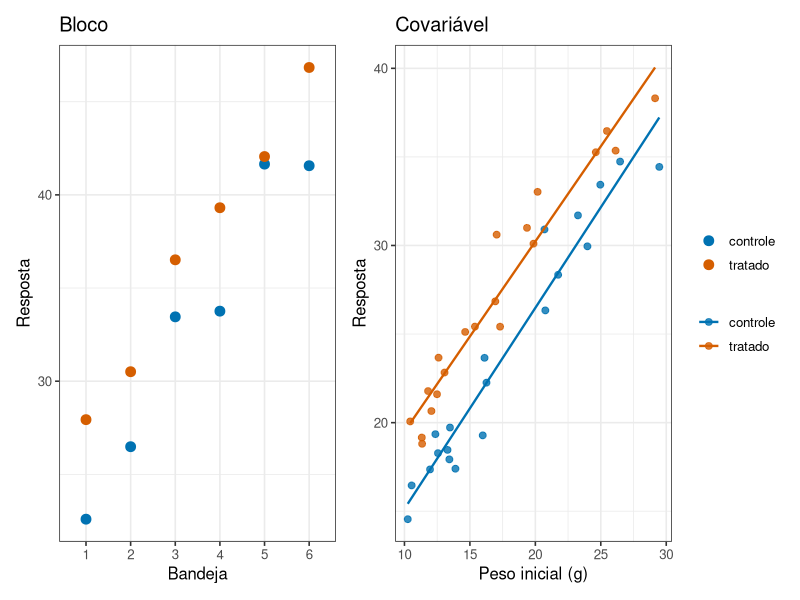
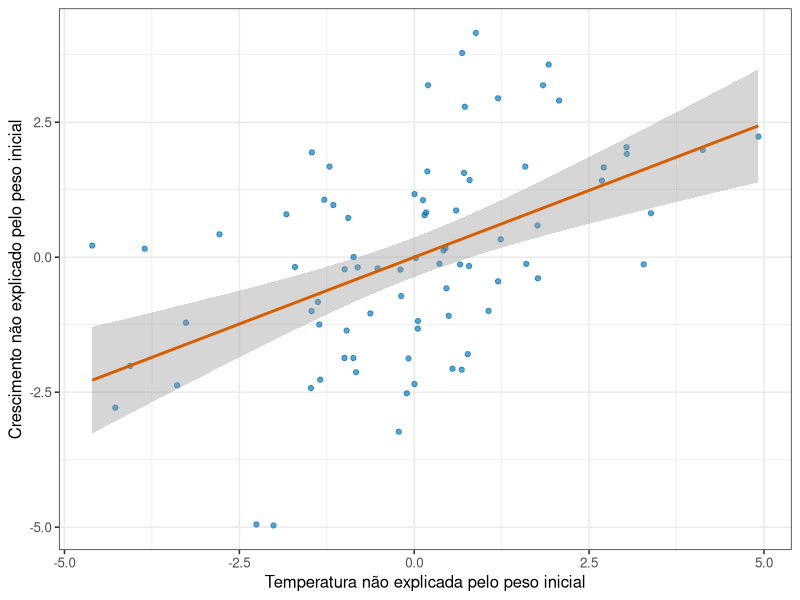
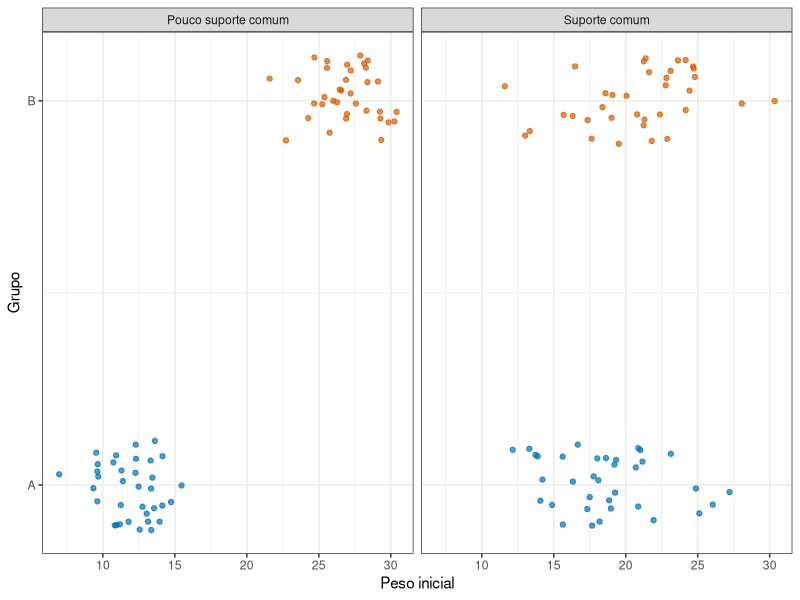

The R script that drew these images, in order:
## ---- chunk 1
#| include: false
library(tidyverse)
theme_set(theme_bw(base_size = 12))
## ---- chunk 2
#| echo: false
#| label: fig-bloco-covariavel
#| fig-cap: "Duas maneiras de descontar uma variação conhecida. À esquerda, unidades agrupadas em bandejas; à direita, uma medida contínua registrada em cada unidade."
#| fig-alt: "Dois painéis. No da esquerda, seis colunas de pontos com médias crescentes, e em cada coluna o ponto do grupo tratado fica acima do controle. No da direita, uma nuvem de pontos ascendente com duas retas paralelas, a do grupo tratado acima da do controle."
#| fig-height: 3.6
bandejas <- tibble(
  bandeja = rep(1:6, each = 2),
  grupo = rep(c("controle", "tratado"), times = 6)
) |>
  mutate(resposta = 20 + 4 * bandeja + if_else(grupo == "tratado", 3, 0) + rnorm(12, 0, 1))

inicial <- tibble(
  peso_inicial = runif(40, 10, 30),
  grupo = rep(c("controle", "tratado"), length.out = 40)
) |>
  mutate(resposta = 5 + 1.1 * peso_inicial + if_else(grupo == "tratado", 3, 0) + rnorm(40, 0, 1.5))

p_bloco <- ggplot(bandejas, aes(x = factor(bandeja), y = resposta, colour = grupo)) +
  geom_point(size = 3) +
  scale_colour_manual(values = c(controle = "#0072B2", tratado = "#D55E00")) +
  labs(title = "Bloco", x = "Bandeja", y = "Resposta", colour = NULL)

p_cov <- ggplot(inicial, aes(x = peso_inicial, y = resposta, colour = grupo)) +
  geom_point(size = 2, alpha = 0.8) +
  geom_smooth(method = "lm", se = FALSE, linewidth = 0.8) +
  scale_colour_manual(values = c(controle = "#0072B2", tratado = "#D55E00")) +
  labs(title = "Covariável", x = "Peso inicial (g)", y = "Resposta", colour = NULL)

patchwork::wrap_plots(p_bloco, p_cov, ncol = 2, guides = "collect")
## ---- chunk 3
#| code-fold: true
#| code-summary: "Ver os dois ajustes em R"
modelo_com_bloco <- lm(resposta ~ grupo + factor(bandeja), data = bandejas)
modelo_com_covariavel <- lm(resposta ~ grupo + peso_inicial, data = inicial)

bind_rows(
  tibble(modelo = "bloco",
         termo = names(coef(modelo_com_bloco)),
         estimativa = coef(modelo_com_bloco)),
  tibble(modelo = "covariável",
         termo = names(coef(modelo_com_covariavel)),
         estimativa = coef(modelo_com_covariavel))
)
## ---- chunk 4
#| code-fold: true
#| code-summary: "Ver um coeficiente parcial por resíduos"
#| label: fig-coeficiente-parcial
#| fig-cap: "Relação parcial entre temperatura e crescimento depois de retirar linearmente o peso inicial de ambas as variáveis."
#| fig-alt: "Nuvem de resíduos centrada em zero com uma reta ascendente; os eixos representam partes de temperatura e crescimento não explicadas pelo peso inicial."
#| fig-height: 3.8
ostras <- tibble(
  peso_inicial = runif(80, 8, 25),
  temperatura = 20 + 0.25 * peso_inicial + rnorm(80, 0, 1.8)
) |>
  mutate(crescimento = 3 + 0.7 * peso_inicial + 0.45 * temperatura + rnorm(80, 0, 2))

modelo_multiplo <- lm(crescimento ~ temperatura + peso_inicial, data = ostras)

parcial <- tibble(
  temperatura_residual = residuals(lm(temperatura ~ peso_inicial, data = ostras)),
  crescimento_residual = residuals(lm(crescimento ~ peso_inicial, data = ostras))
)

ggplot(parcial, aes(x = temperatura_residual, y = crescimento_residual)) +
  geom_point(alpha = 0.65, colour = "#0072B2") +
  geom_smooth(method = "lm", se = TRUE, colour = "#D55E00") +
  labs(x = "Temperatura não explicada pelo peso inicial",
       y = "Crescimento não explicado pelo peso inicial")
## ---- chunk 5
#| echo: false
formata <- function(x) formatC(x, format = "f", digits = 3, decimal.mark = ",")
inclinacao_multipla <- formata(coef(modelo_multiplo)[["temperatura"]])
inclinacao_residuos <- formata(
  coef(lm(crescimento_residual ~ temperatura_residual, data = parcial))[["temperatura_residual"]]
)
## ---- chunk 6
#| echo: false
#| label: fig-sobreposicao
#| fig-cap: "Distribuições da covariável em dois desenhos. No primeiro há suporte comum; no segundo, grupo e peso inicial estão quase confundidos."
#| fig-alt: "Dois painéis de pontos ao longo do peso inicial. No painel com suporte comum as cores se misturam; no painel sem suporte uma cor ocupa valores baixos e outra valores altos."
#| fig-height: 3.8
suporte <- bind_rows(
  tibble(cenario = "Suporte comum", grupo = "A", peso = rnorm(35, 18, 4)),
  tibble(cenario = "Suporte comum", grupo = "B", peso = rnorm(35, 20, 4)),
  tibble(cenario = "Pouco suporte comum", grupo = "A", peso = rnorm(35, 12, 2)),
  tibble(cenario = "Pouco suporte comum", grupo = "B", peso = rnorm(35, 27, 2))
) |>
  mutate(linha = as.numeric(factor(grupo)) + runif(n(), -0.12, 0.12))

ggplot(suporte, aes(x = peso, y = linha, colour = grupo)) +
  geom_point(alpha = 0.7) +
  facet_wrap(~ cenario) +
  scale_y_continuous(breaks = c(1, 2), labels = c("A", "B")) +
  scale_colour_manual(values = c(A = "#0072B2", B = "#D55E00"), guide = "none") +
  labs(x = "Peso inicial", y = "Grupo") +
  theme_bw(base_size = 11)
